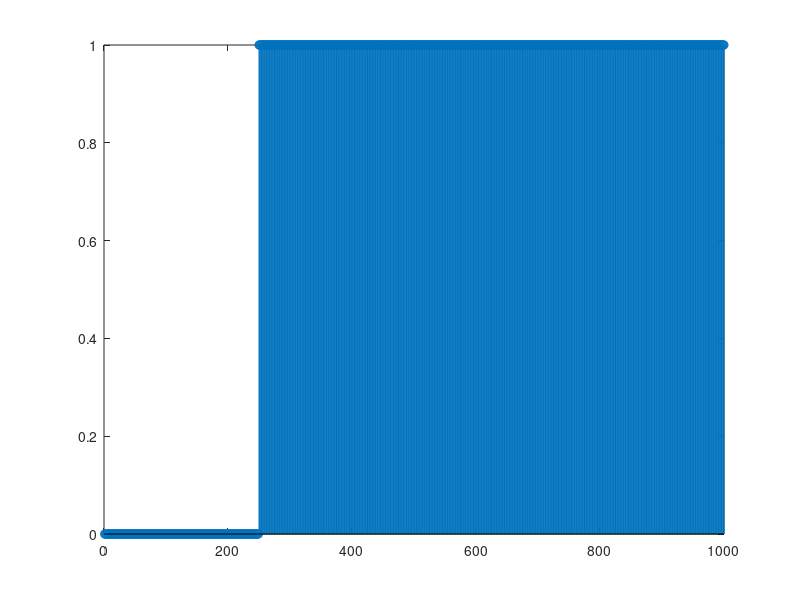

Write the MATLAB code that produced this figure. (Note: this script raises an error after producing the figure.)
clc;
clear;
close all;
% Author: Hamidreza Abooei 402617509
%% Define the signal
x = zeros(1000,1);
x(250:end)=1;
stem (x);
%% Calculate and display Wavelet of the step signal 
figure('name', 'haar2', 'NumberTitle', 'off')
cwt(x,1:2,'haar','plot');
title('haar2')

figure('name', 'haar10', 'NumberTitle', 'off')
cwt(x,1:10,'haar','plot');
title('haar10')

figure('name', 'haar20', 'NumberTitle', 'off')
cwt(x,1:20,'haar','plot');
title('haar20')

figure('name', 'haar30', 'NumberTitle', 'off')
cwt(x,1:30,'haar','plot');
title('haar30')

figure('name', 'haar100', 'NumberTitle', 'off')
cwt(x,1:100,'haar','plot');
title('haar100')

figure('name', 'DB4', 'NumberTitle', 'off')
cwt(x,1:100,'db4','plot');
title('DB4')

figure('name', 'Sym8', 'NumberTitle', 'off')
cwt(x,1:100,'sym8','plot');
title('Sym8')

figure('name', 'morl', 'NumberTitle', 'off')
cwt(x,1:100,'morl','plot');
title('morl')

figure('name', 'mexh', 'NumberTitle', 'off')
cwt(x,1:100,'mexh','plot');
title('mexh')

figure('name', 'bior5.5', 'NumberTitle', 'off')
cwt(x,1:100,'bior5.5','plot');
title('bior5.5')

